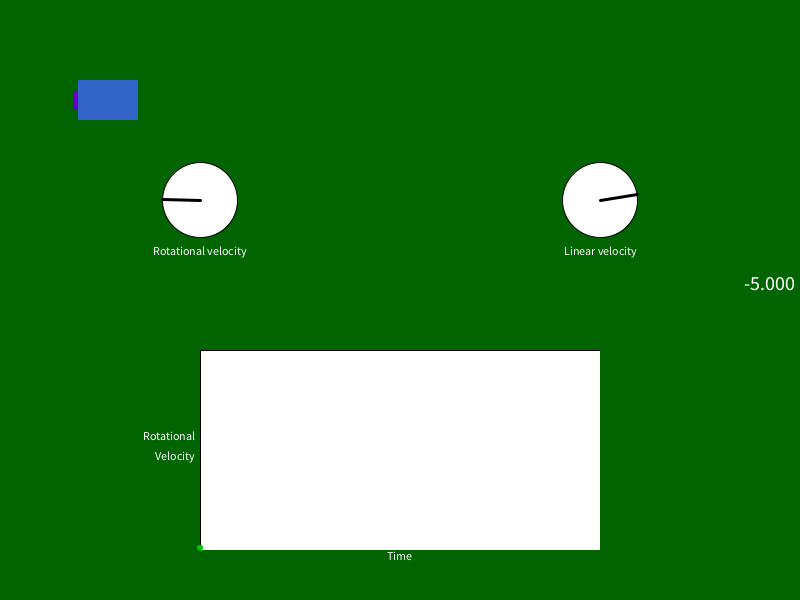
Frame 1 (no input)
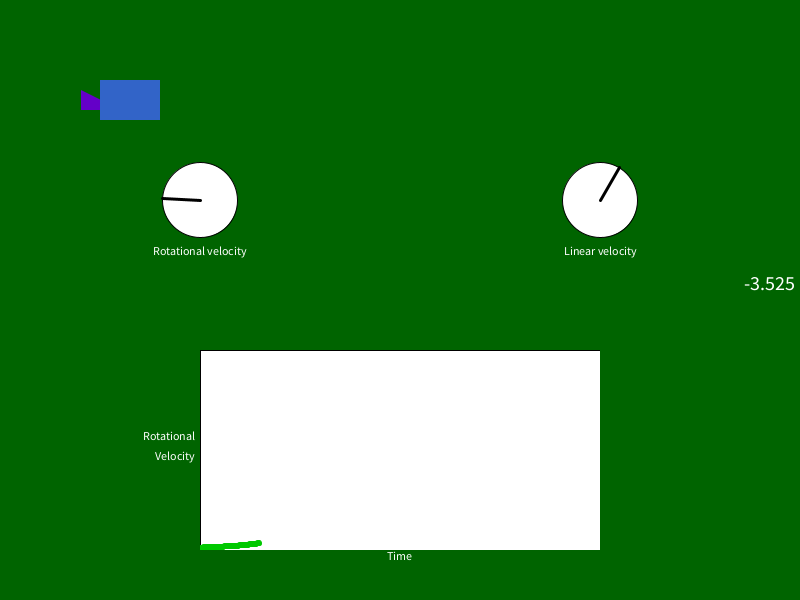
Frame 60 (the mouse pressed at the canvas centre just before this capture)
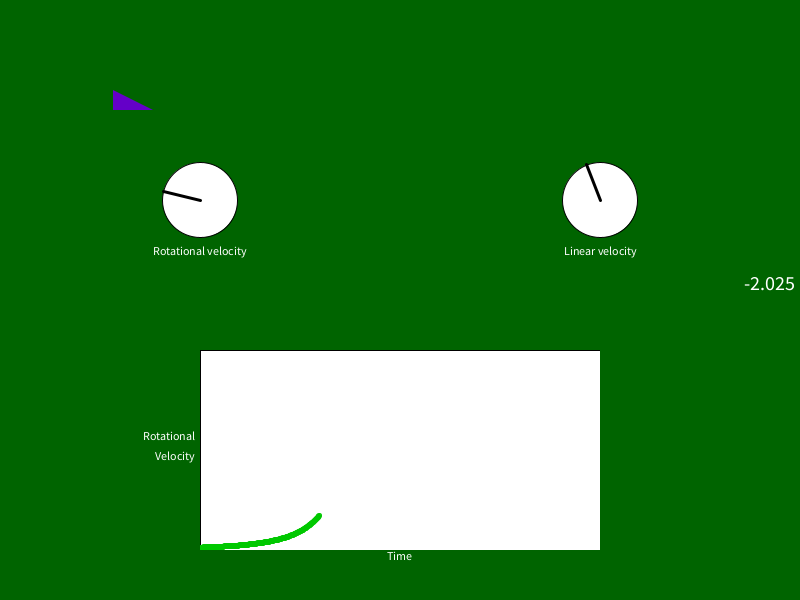
Frame 120 (the mouse held since frame 60 and released just before this capture)

The Processing sketch that drew these frames (run headless with seeded random() and noise(); from frame 60 on, the mouse is pressed at the canvas centre):

// Processing sketch: With_moving_obstruction
// ── With_moving_obstruction.pde
int a = 20;
int a2 = 5;
int r = 10;
int r2 = 7;
float time = -5;

float speed(float t) {
  float frac;
  frac = (0.5*a*sq(t))/r;
  float mult;
  mult = (a*t)/r;
  float dtheta;
  dtheta = (1/(1+sq(frac)))*mult;
  return abs(dtheta);
}

float speed2(float t) {
  float frac;
  frac = (0.5*a2*sq(t))/r2;
  float mult;
  mult = (a2*t)/r2;
  float dtheta;
  dtheta = (1/(1+sq(frac)))*mult;
  return abs(dtheta);
}


float position(float t) {
  float theta;
  theta = atan((0.5*a*sq(t))/r);
  float newx;
  if (t<0) {
    newx = theta*(-200)+400;
  } else {
    newx = theta*(200)+400;
  }
  return newx;
}

float position2(float t) {
  float theta;
  theta = atan((0.5*a2*sq(t))/r2);
  float newx;
  if (t<0) {
    newx = theta*(-200)+400;
  } else {
    newx = theta*(200)+400;
  }
  return newx;
}

boolean visible() {
  loadPixels();
  color purple = color(100, 0, 200);
  for (int i = 0; i < 480000; i = i+1) {
    if (pixels[i] == purple) {
      return true;
    }
  }
  return false;
}
   

void setup()
{
  size (800,600);
  smooth();
  background(0,100,0);
  stroke(0);
  fill(255);
  strokeWeight(1);
  rect(200, 350, 400, 200);
}

void draw()
{ noStroke();
  fill(0,100,0);
  rect(0,0,200,600);
  rect(0,0,800,350);
  rect(200,550,400,50);
  rect(600,0,200,600);
  strokeWeight(1);
  int XPos;
  XPos = int(position(time));
  color purple = color(100, 0, 200);
  fill(purple);
  noStroke();
  triangle(XPos-20, 90, XPos-20, 110, XPos+20, 110);
  
  fill(255,255,255);
  stroke(0);
  ellipse(200,200,75,75);
  float dt;
  dt = abs(speed(time));
  strokeWeight(3);
  line(200,200,200-37.5*cos(dt),200-37.5*sin(dt));
  
  strokeWeight(1);
  fill(255,255,255);
  stroke(0);
  ellipse(600,200,75,75);
  strokeWeight(3);
  line(600,200,600-37.5*cos(0.03*a*abs(time)),200-37.5*sin(0.03*a*abs(time)));
  
  textSize(20);
  fill(255);
  textAlign(RIGHT);
  text(time, 795, 290);
  
  textSize(12);
  fill(255);
  textAlign(CENTER);
  text("Rotational velocity", 200, 255);
  
  textSize(12);
  fill(255);
  textAlign(CENTER);
  text("Linear velocity", 600, 255);
  
  if (mousePressed==false) {
    strokeWeight(1);
    int XPos2;
    XPos2 = int(position2(time));
    fill(50,100,200);
    noStroke();
    rect(XPos2-30, 80, 60, 40);
  }
  
  loadPixels();
  strokeWeight(1);

  if (visible() == true) {
    fill(0,200,0);
    stroke(0,200,0);
  }
    else{
      fill(255,0,0);
      stroke(255,0,0);
    }
  ellipse(400+time*40,550-dt*150, 5, 5); 
  
  textSize(12);
  fill(255);
  textAlign(CENTER);
  text("Time", 400, 560);
  
  textSize(12);
  fill(255);
  textAlign(RIGHT);
  text("Rotational", 195, 440);
  text("Velocity", 195, 460);
  
  time = time + 0.025;
  if (time>5.01) {
    noLoop(); 
  }
  
}
